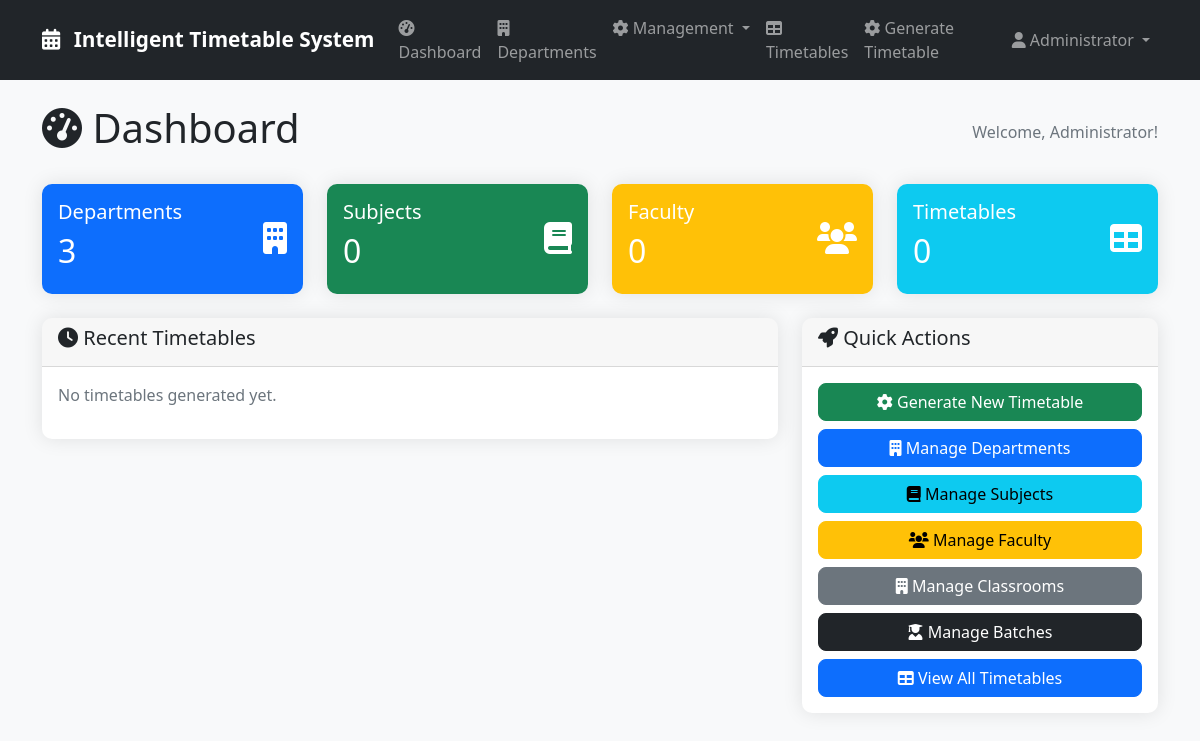
The page /dashboard (signed in) on the database as committed earlier.
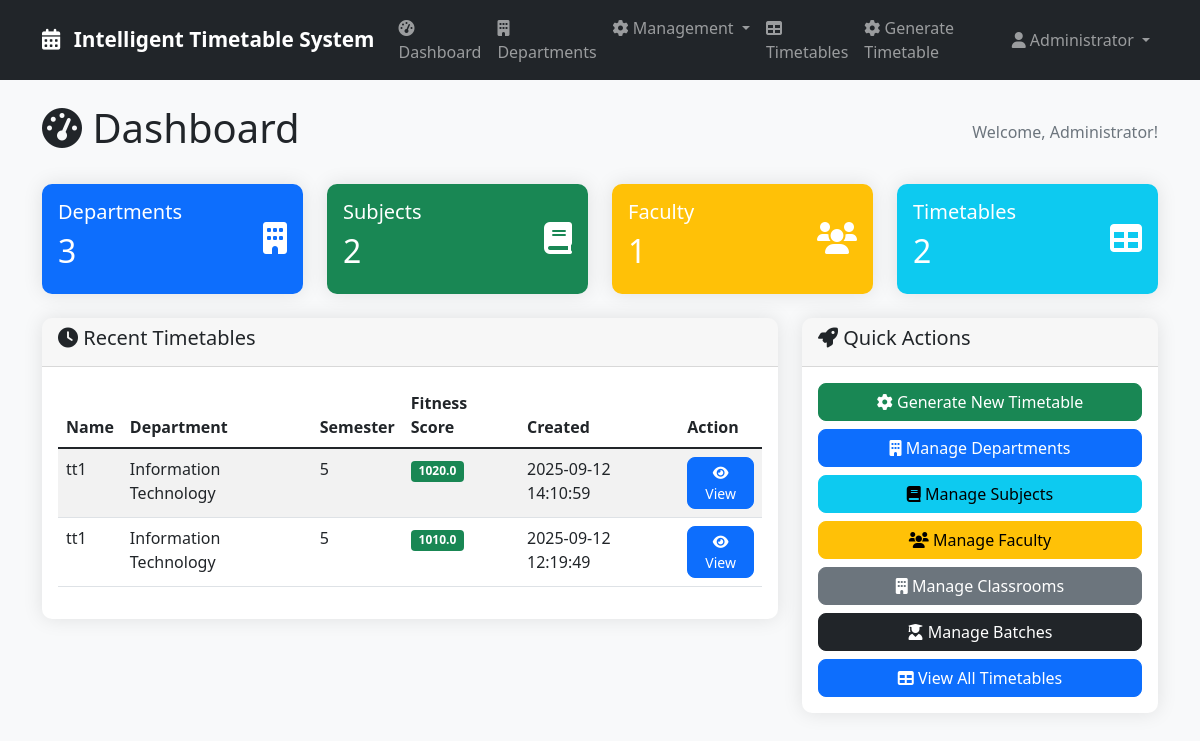
The same page on the database as committed later.
### tables this page shows
CREATE TABLE timetables (
            id INTEGER PRIMARY KEY AUTOINCREMENT,
            name TEXT NOT NULL,
            department_id INTEGER,
            semester INTEGER,
            fitness_score REAL,
            generated_by INTEGER,
            created_at DATETIME DEFAULT CURRENT_TIMESTAMP,
            FOREIGN KEY (department_id) REFERENCES departments (id),
            FOREIGN KEY (generated_by) REFERENCES users (id)
        );

CREATE TABLE departments (
            id INTEGER PRIMARY KEY AUTOINCREMENT,
            name TEXT NOT NULL,
            code TEXT UNIQUE NOT NULL,
            created_at DATETIME DEFAULT CURRENT_TIMESTAMP
        );

### app.py (the view)
@app.route('/dashboard')
@login_required
def dashboard():
    conn = sqlite3.connect('timetable.db')
    conn.row_factory = sqlite3.Row
    cursor = conn.cursor()
    cursor.execute('SELECT COUNT(*) as count FROM departments')
    dept_count = cursor.fetchone()['count']
    cursor.execute('SELECT COUNT(*) as count FROM subjects')
    sub_count = cursor.fetchone()['count']
    cursor.execute('SELECT COUNT(*) as count FROM faculty')
    faculty_count = cursor.fetchone()['count']
    cursor.execute('SELECT COUNT(*) as count FROM timetables')
    timetable_count = cursor.fetchone()['count']
    cursor.execute('''
        SELECT t.*, d.name as department_name
        FROM timetables t
        LEFT JOIN departments d ON t.department_id = d.id
        ORDER BY t.created_at DESC
        LIMIT 5
    ''')
    recent_timetables = cursor.fetchall()
    conn.close()
    stats = {
        'departments': dept_count,
        'subjects': sub_count,
        'faculty': faculty_count,
        'timetables': timetable_count
    }
    return render_template('dashboard.html', stats=stats, recent_timetables=recent_timetables)

### app.py (called while the page is built)
def login_required(f):
    @wraps(f)
    def decorated_function(*args, **kwargs):
        if 'user_id' not in session:
            flash('Please log in to access this page.', 'error')
            return redirect(url_for('login'))
        return f(*args, **kwargs)
    return decorated_function

### templates/dashboard.html (shortened to what this page needs)
{% extends "base.html" %}
{% block content %}
<div class="d-flex justify-content-between align-items-center mb-4">
    <h1><i class="fas fa-tachometer-alt"></i> Dashboard</h1>
    <div class="text-muted">Welcome, {{ session.full_name or session.username }}!</div>
</div>
<div class="row mb-4">
    <div class="col-md-3">
        <div class="card bg-primary text-white">
            <div class="card-body">
                <div class="d-flex justify-content-between">
                    <div>
                        <h5>Departments</h5>
                        <h2>{{ stats.departments }}</h2>
                    </div>
                    <div class="align-self-center">
                        <i class="fas fa-building fa-2x"></i>
                    </div>
                </div>
            </div>
        </div>
    </div>
    <div class="col-md-3">
        <div class="card bg-success text-white">
            <div class="card-body">
                <div class="d-flex justify-content-between">
                    <div>
                        <h5>Subjects</h5>
                        <h2>{{ stats.subjects }}</h2>
                    </div>
                    <div class="align-self-center">
                        <i class="fas fa-book fa-2x"></i>
                    </div>
                </div>
            </div>
        </div>
    </div>
    <div class="col-md-3">
        <div class="card bg-warning text-white">
            <div class="card-body">
                <div class="d-flex justify-content-between">
                    <div>
                        <h5>Faculty</h5>
                        <h2>{{ stats.faculty }}</h2>
                    </div>
                    <div class="align-self-center">
                        <i class="fas fa-users fa-2x"></i>
                    </div>
                </div>
            </div>
        </div>
    </div>
    <div class="col-md-3">
        <div class="card bg-info text-white">
            <div class="card-body">
                <div class="d-flex justify-content-between">
                    <div>
                        <h5>Timetables</h5>
                        <h2>{{ stats.timetables }}</h2>
                    </div>
                    <div class="align-self-center">
                        <i class="fas fa-table fa-2x"></i>
                    </div>
                </div>
            </div>
        </div>
    </div>
</div>
<div class="row">
    <div class="col-md-8">
        <div class="card">
            <div class="card-header">
                <h5><i class="fas fa-clock"></i> Recent Timetables</h5>
            </div>
            <div class="card-body">
                {% if recent_timetables %}
                    <div class="table-responsive">
                        <table class="table table-striped">
                            <thead>
                                <tr>
                                    <th>Name</th>
                                    <th>Department</th>
                                    <th>Semester</th>
                                    <th>Fitness Score</th>
                                    <th>Created</th>
                                    <th>Action</th>
                                </tr>
                            </thead>
                            <tbody>
                                {% for timetable in recent_timetables %}
                                <tr>
                                    <td>{{ timetable.name }}</td>
                                    <td>{{ timetable.department_name or 'N/A' }}</td>
                                    <td>{{ timetable.semester }}</td>
                                    <td>
                                        {% if timetable.fitness_score %}
                                            <span class="badge bg-{{ 'success' if timetable.fitness_score > 800 else 'warning' if timetable.fitness_score > 600 else 'danger' }}">
                                                {{ "%.1f"|format(timetable.fitness_score) }}
                                            </span>
                                        {% endif %}
                                    </td>
                                    <td>{{ timetable.created_at }}</td>
                                    <td>
                                        <a href="{{ url_for('view_timetable', timetable_id=timetable.id) }}" class="btn btn-sm btn-primary">
                                            <i class="fas fa-eye"></i> View
                                        </a>
                                    </td>
                                </tr>
                                {% endfor %}
                            </tbody>
                        </table>
                    </div>
                {% else %}
                    <p class="text-muted">No timetables generated yet.</p>
                {% endif %}
            </div>
        </div>
    </div>
<div class="col-md-4">
    <div class="card">
        <div class="card-header">
            <h5><i class="fas fa-rocket"></i> Quick Actions</h5>
        </div>
        <div class="card-body">
            <div class="d-grid gap-2">
                <a href="{{ url_for('generate_timetable') }}" class="btn btn-success">
                    <i class="fas fa-cog"></i> Generate New Timetable
                </a>
                <a href="{{ url_for('departments') }}" class="btn btn-primary">
                    <i class="fas fa-building"></i> Manage Departments
                </a>
                <a href="{{ url_for('subjects') }}" class="btn btn-info">
                    <i class="fas fa-book"></i> Manage Subjects
                </a>
                <a href="{{ url_for('faculty') }}" class="btn btn-warning">
                    <i class="fas fa-users"></i> Manage Faculty
                </a>
                <a href="{{ url_for('classrooms') }}" class="btn btn-secondary">
                    <i class="fas fa-building"></i> Manage Classrooms
                </a>
                <a href="{{ url_for('batches') }}" class="btn btn-dark">
                    <i class="fas fa-user-graduate"></i> Manage Batches
                </a>
                <a href="{{ url_for('timetables') }}" class="btn btn-primary">
                    <i class="fas fa-table"></i> View All Timetables
                </a>
            </div>
        </div>
    </div>
</div>
</div>
{% endblock %}

### templates/base.html (shortened to what this page needs)
<!DOCTYPE html>
<html lang="en">
<head>
    <link href="https://cdn.jsdelivr.net/npm/bootstrap@5.1.3/dist/css/bootstrap.min.css" rel="stylesheet">
    <link href="https://cdnjs.cloudflare.com/ajax/libs/font-awesome/6.0.0/css/all.min.css" rel="stylesheet">
    <link href="{{ url_for('static', filename='css/style.css') }}" rel="stylesheet">
</head>
<body>
    <nav class="navbar navbar-expand-lg navbar-dark bg-dark">
        <div class="container">
            <a class="navbar-brand" href="{{ url_for('dashboard') }}">
                <i class="fas fa-calendar-alt me-2"></i>
                Intelligent Timetable System
            </a>
            {% if session.user_id %}
<div class="collapse navbar-collapse" id="navbarNav">
    <ul class="navbar-nav me-auto">
        <li class="nav-item">
            <a class="nav-link" href="{{ url_for('dashboard') }}">
                <i class="fas fa-tachometer-alt"></i> Dashboard
            </a>
        </li>
        <li class="nav-item">
            <a class="nav-link" href="{{ url_for('departments') }}">
                <i class="fas fa-building"></i> Departments
            </a>
        </li>
        <li class="nav-item dropdown">
            <a class="nav-link dropdown-toggle" href="#" role="button" data-bs-toggle="dropdown">
                <i class="fas fa-cog"></i> Management
            </a>
        </li>
        <li class="nav-item">
            <a class="nav-link" href="{{ url_for('timetables') }}">
                <i class="fas fa-table"></i> Timetables
            </a>
        </li>
        <li class="nav-item">
            <a class="nav-link" href="{{ url_for('generate_timetable') }}">
                <i class="fas fa-cog"></i> Generate Timetable
            </a>
        </li>
    </ul>
    <ul class="navbar-nav">
        <li class="nav-item dropdown">
            <a class="nav-link dropdown-toggle" href="#" role="button" data-bs-toggle="dropdown">
                <i class="fas fa-user"></i> {{ session.full_name or session.username }}
            </a>
        </li>
    </ul>
</div>
            {% endif %}
        </div>
    </nav>
    <main class="container mt-4">
        {% block content %}{% endblock %}
    </main>
</body>
</html>

### static/css/style.css (style rules this page uses)
:root { --primary-color: #007bff; --secondary-color: #6c757d; --success-color: #28a745; --danger-color: #dc3545; --warning-color: #ffc107; --info-color: #17a2b8; }
body { background-color: #f8f9fa; font-family: 'Segoe UI', Tahoma, Geneva, Verdana, sans-serif; }
.navbar-brand { font-weight: bold; font-size: 1.3rem; }
.card { border: none; border-radius: 10px; box-shadow: 0 0 20px rgba(0, 0, 0, 0.1); transition: transform 0.2s; }
.card-header { border-radius: 10px 10px 0 0 !important; font-weight: 600; }
.btn { border-radius: 8px; font-weight: 500; transition: all 0.3s; }
.table-responsive { border-radius: 10px; overflow: hidden; }

Rows that differ between the two databases and show on the page:
added timetables: name "tt1", name "Information Technology", semester "5", fitness_score "1020.0", created_at "2025-09-12 14:10:59"
added timetables: name "tt1", name "Information Technology", semester "5", fitness_score "1010.0", created_at "2025-09-12 12:19:49"
Other text that changed with them:
{{ stats.subjects }}: "0" → "2"
{{ stats.faculty }}: "0" → "1"
{{ stats.timetables }}: "0" → "2"
text no longer shown: "No timetables generated yet."
text now shown: "Name Department Semester Fitness Score Created Action"
